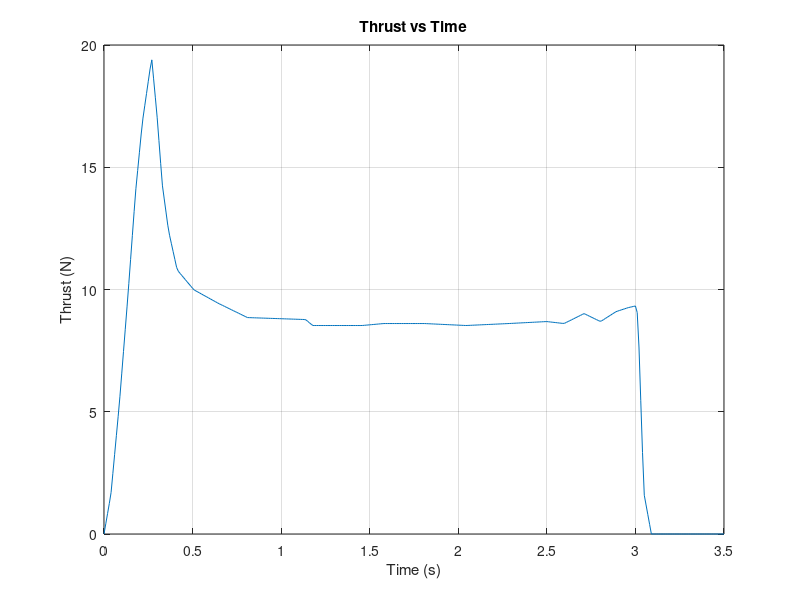
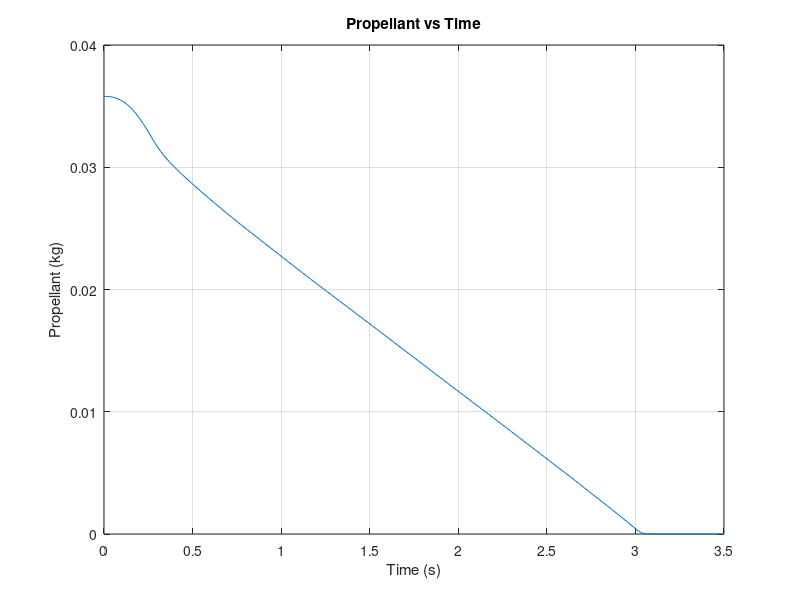
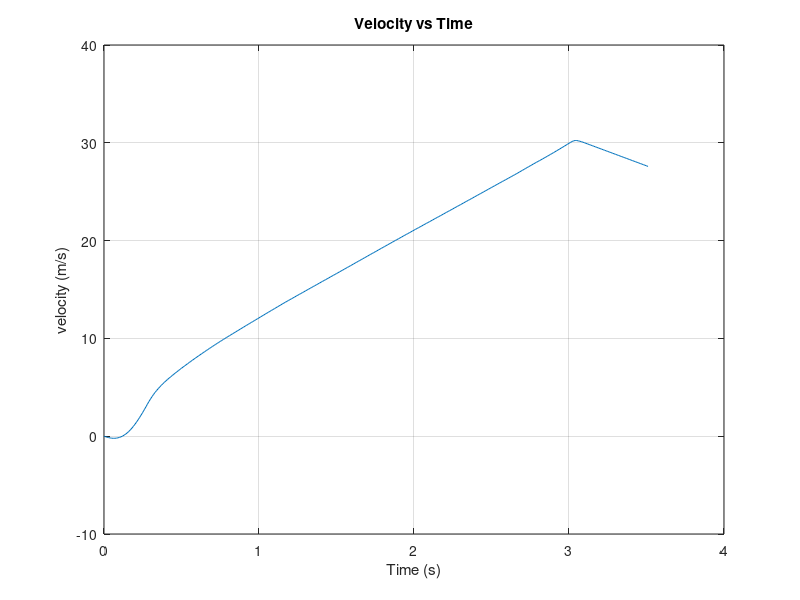
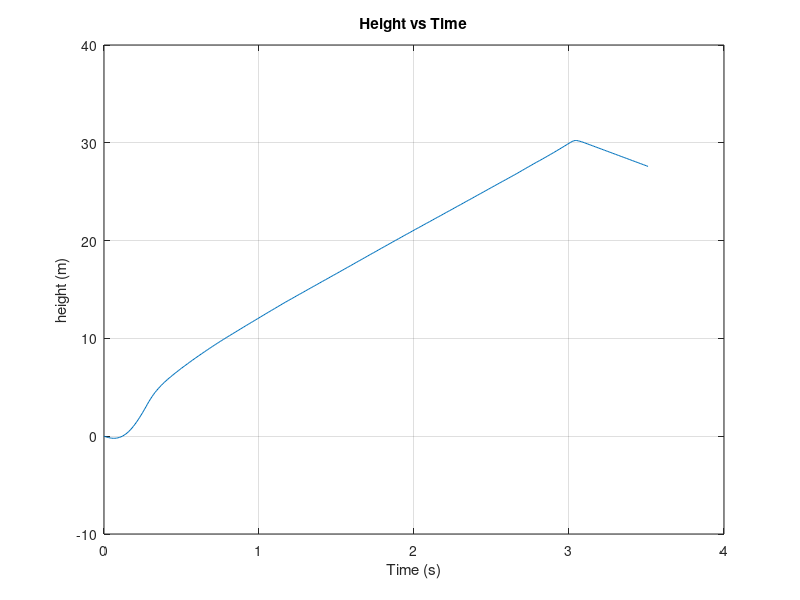

Reproduce these figures in MATLAB, in order. (Note: this script raises an error after producing the figures.)
function [ ] = allDataImage()
load ('forGraph')

figure('Name', 'Thrust')
plot(t, thrust)
title("Thrust vs Time")
xlabel("Time (s)"), ylabel("Thrust (N)")
grid on;

figure('Name',  'Propellant Mass Data')
plot(t, mProp);
title("Propellant vs Time")
xlabel("Time (s)"), ylabel("Propellant (kg)")
grid on;

figure('Name',  'velocity')
plot(tNew, v);
title("Velocity vs Time")
xlabel("Time (s)"), ylabel("velocity (m/s)")
grid on;

figure('Name',  'height')
plot(tNew, v);
title("Height vs Time")
xlabel("Time (s)"), ylabel("height (m)")
grid on;

figure('Name', 'drag force')
plot(tNew, Drag_Force(Cd, S, v, y))
title("Drag Force vs Time")
xlabel("Time (s)"), ylabel("Force (N)")
